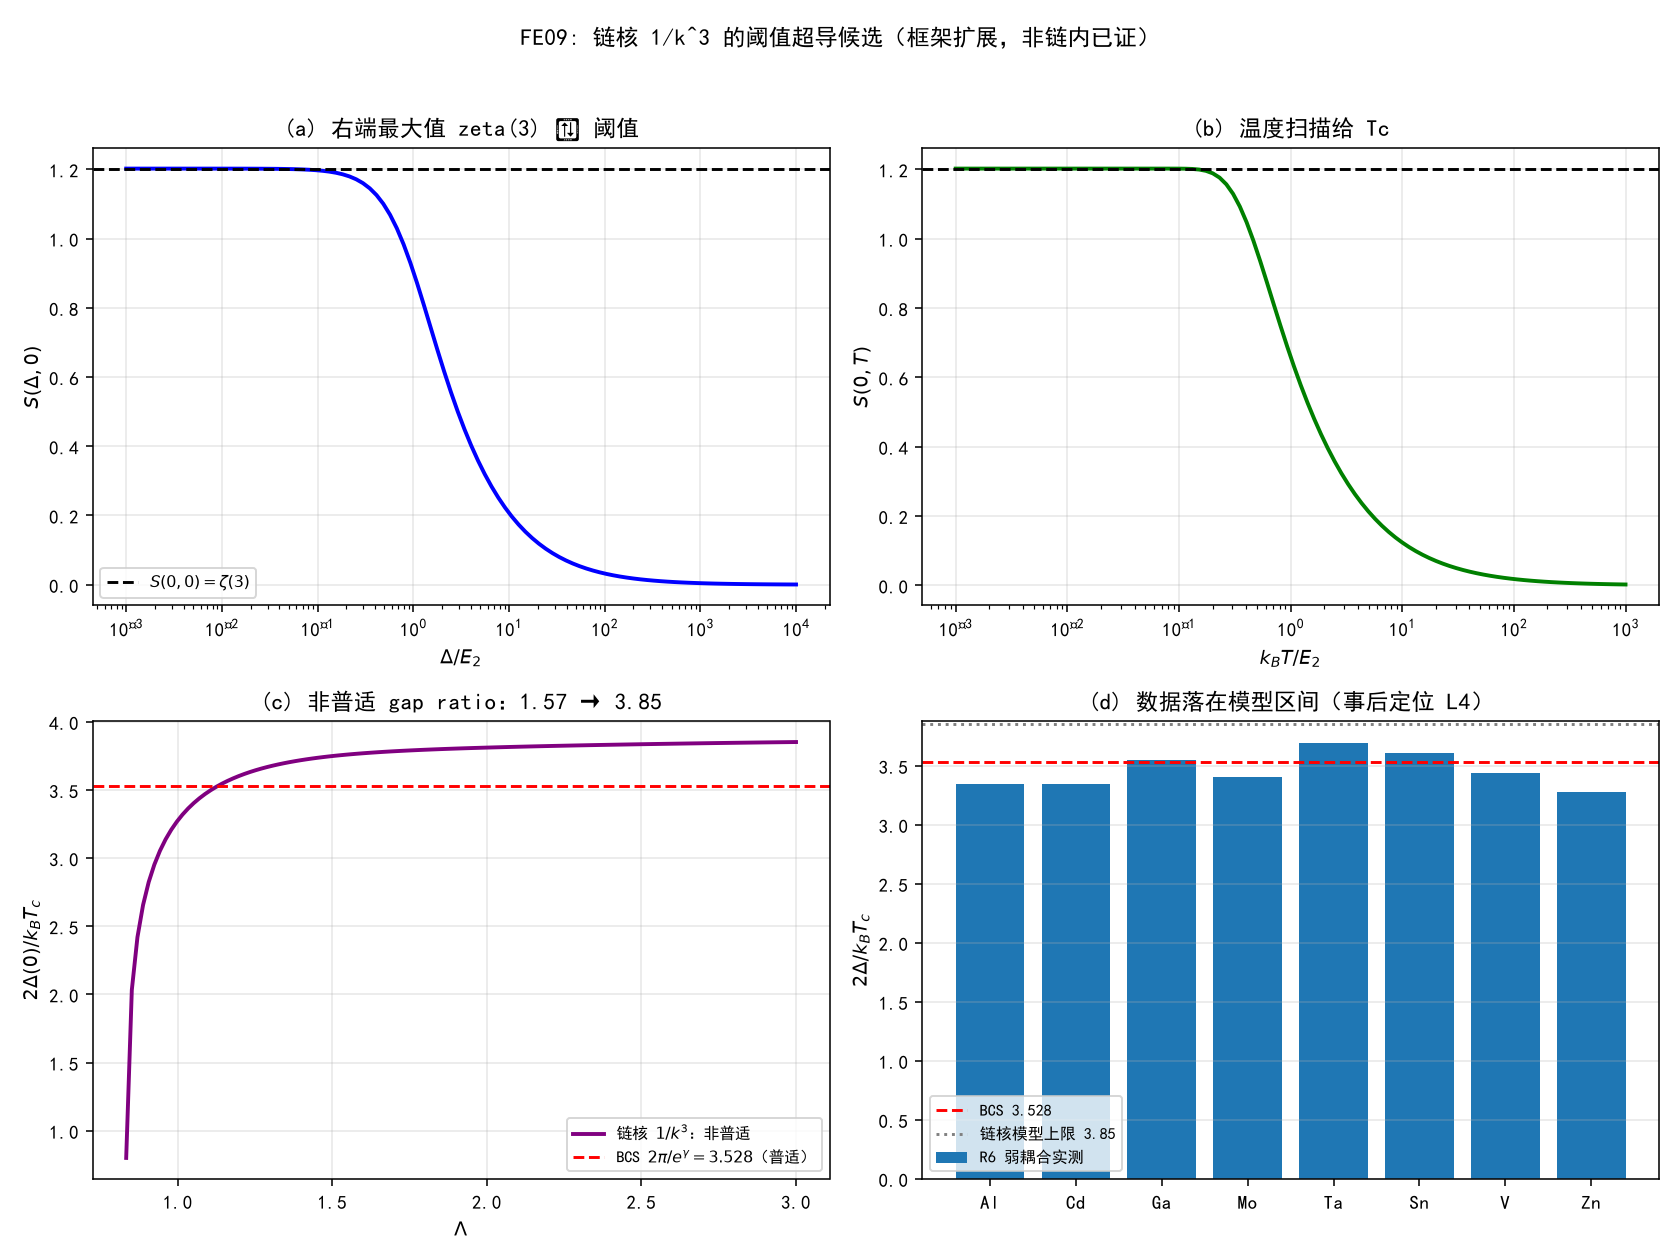

The script that saved this image:
# -*- coding: utf-8 -*-
"""
FE09: 链核 1/k^3 的阈值超导候选——数值与图像检验。
解 gap equation S(Delta,T)=1/Lambda；无拟合（Lambda 为扫描参数，非拟合数据）。
仅用 numpy + scipy + matplotlib。
运行：python "10 探索/超导第一性研究/04_计算验证/FE09_阈值超导.py"
"""
import csv
import math
import os

import numpy as np
import matplotlib
matplotlib.use("Agg")
import matplotlib.pyplot as plt
from scipy.optimize import brentq

plt.rcParams["font.sans-serif"] = ["SimHei", "Microsoft YaHei"]
plt.rcParams["axes.unicode_minus"] = False

HERE = os.path.dirname(os.path.abspath(__file__))
KMAX = 200000
k = np.arange(1, KMAX + 1, dtype=float)
W = 1 / k**3
E = k**2  # E2 = 1 归一化
ZETA3 = float(np.sum(W))
LAMBDA_C = 1 / ZETA3

# R6 弱耦合实测 gap ratio（用于事后定位对照，L4，非独立预测）
R6_ELEMENTS = ["Al", "Cd", "Ga", "Mo", "Ta", "Sn", "V", "Zn"]
R6_RATIOS = [3.344, 3.348, 3.546, 3.406, 3.692, 3.608, 3.439, 3.277]


def S(D, T):
    x = np.sqrt(E**2 + D**2)
    if T <= 0:
        return float(np.sum(W * E / x))
    return float(np.sum(W * E / x * np.tanh(x / (2 * T))))


def solve_gap(Lam):
    target = 1 / Lam
    if target >= ZETA3:
        return None, None
    D0 = brentq(lambda D: S(D, 0) - target, 1e-10, 1e7)
    Tc = brentq(lambda T: S(0, T) - target, 1e-10, 1e7)
    return D0, Tc


def assertions():
    out = {}
    out["zeta3"] = ZETA3
    out["lambda_c"] = float(LAMBDA_C)
    out["lambda_c_lower_bound_0.5"] = bool(LAMBDA_C >= 0.5)
    # 近阈 gap ratio 远小于 BCS 3.528
    Lams = [0.84, 0.90, 1.00, 1.20, 1.50, 3.00]
    rows = []
    for L in Lams:
        D0, Tc = solve_gap(L)
        rows.append((L, D0, Tc, 2 * D0 / Tc))
    out["ratio_near_threshold"] = float(rows[0][3])
    out["ratio_strong_chain"] = float(rows[-1][3])
    out["ratio_nonuniversal"] = bool(rows[-1][3] - rows[0][3] > 1.0)
    out["ratio_limit_below_data_max"] = bool(rows[-1][3] < 4.4)  # Pb 4.40 超模型上限
    out["weak_data_mean_ratio"] = float(np.mean(R6_RATIOS))
    # 事后定位的 Lambda 区间
    loc = []
    for L in np.linspace(0.84, 3.0, 200):
        D0, Tc = solve_gap(L)
        if D0 is not None:
            loc.append((2 * D0 / Tc, L))
    grid = np.array(loc)
    lam_for_data = np.interp(R6_RATIOS, grid[:, 0], grid[:, 1])
    out["lambda_for_weak_data_min"] = float(np.min(lam_for_data))
    out["lambda_for_weak_data_max"] = float(np.max(lam_for_data))
    return out, rows


def plots(a, rows):
    fig, axes = plt.subplots(2, 2, figsize=(12, 9))

    # (a) S(Delta,0)
    ax = axes[0, 0]
    Ds = np.logspace(-3, 4, 100)
    ax.plot(Ds, [S(D, 0) for D in Ds], "b-", lw=2)
    ax.axhline(ZETA3, color="k", ls="--", lw=1.5, label=r"$S(0,0)=\zeta(3)$")
    ax.set_xscale("log")
    ax.set_xlabel(r"$\Delta/E_2$")
    ax.set_ylabel(r"$S(\Delta,0)$")
    ax.set_title(r"(a) 右端最大值 zeta(3) ⇒ 阈值")
    ax.legend(fontsize=8)
    ax.grid(alpha=0.3)

    # (b) S(0,T)
    ax = axes[0, 1]
    Ts = np.logspace(-3, 3, 100)
    ax.plot(Ts, [S(0, T) for T in Ts], "g-", lw=2)
    ax.axhline(ZETA3, color="k", ls="--", lw=1.5)
    ax.set_xscale("log")
    ax.set_xlabel(r"$k_BT/E_2$")
    ax.set_ylabel(r"$S(0,T)$")
    ax.set_title("(b) 温度扫描给 Tc")
    ax.grid(alpha=0.3)

    # (c) gap ratio vs Lambda
    ax = axes[1, 0]
    Ls = np.linspace(0.833, 3.0, 120)
    ratios = []
    for L in Ls:
        D0, Tc = solve_gap(L)
        ratios.append(2 * D0 / Tc if D0 is not None else float("nan"))
    ax.plot(Ls, ratios, "purple", lw=2, label=r"链核 $1/k^3$：非普适")
    ax.axhline(2 * math.pi / math.exp(0.5772156649), color="r", ls="--", lw=1.5,
               label=r"BCS $2\pi/e^\gamma=3.528$（普适）")
    ax.set_xlabel(r"$\Lambda$")
    ax.set_ylabel(r"$2\Delta(0)/k_BT_c$")
    ax.set_title("(c) 非普适 gap ratio：1.57 → 3.85")
    ax.legend(fontsize=8)
    ax.grid(alpha=0.3)

    # (d) 与 R6 数据对照（事后定位，L4）
    ax = axes[1, 1]
    ax.bar(R6_ELEMENTS, R6_RATIOS, color="tab:blue", label="R6 弱耦合实测")
    ax.axhline(2 * math.pi / math.exp(0.5772156649), color="r", ls="--", lw=1.5, label="BCS 3.528")
    ax.axhline(3.85, color="gray", ls=":", lw=1.5, label="链核模型上限 3.85")
    ax.set_ylabel(r"$2\Delta/k_BT_c$")
    ax.set_title("(d) 数据落在模型区间（事后定位 L4）")
    ax.legend(fontsize=8)
    ax.grid(alpha=0.3, axis="y")

    fig.suptitle("FE09: 链核 1/k^3 的阈值超导候选（框架扩展，非链内已证）", fontsize=12)
    fig.tight_layout(rect=[0, 0, 1, 0.96])
    png = os.path.join(HERE, "FE09_阈值超导.png")
    fig.savefig(png, dpi=140)
    plt.close(fig)
    return png


if __name__ == "__main__":
    a, rows = assertions()
    print("=== FE09 数值断言与 gap ratio 表 ===")
    for k_, v in a.items():
        print(f"{k_:32s} = {v}")
    print("\nLambda   Delta0    Tc      2D/Tc")
    for L, D0, Tc, r in rows:
        print(f"{L:6.2f}  {D0:8.4f}  {Tc:7.4f}  {r:7.3f}")
    p = plots(a, rows)
    path = os.path.join(HERE, "FE09_阈值超导_断言.csv")
    with open(path, "w", newline="", encoding="utf-8-sig") as f:
        w = csv.writer(f)
        w.writerow(["assertion", "value"])
        for k_, v in a.items():
            w.writerow([k_, v])
    print(f"\n图像: {p}\n断言表: {path}")
